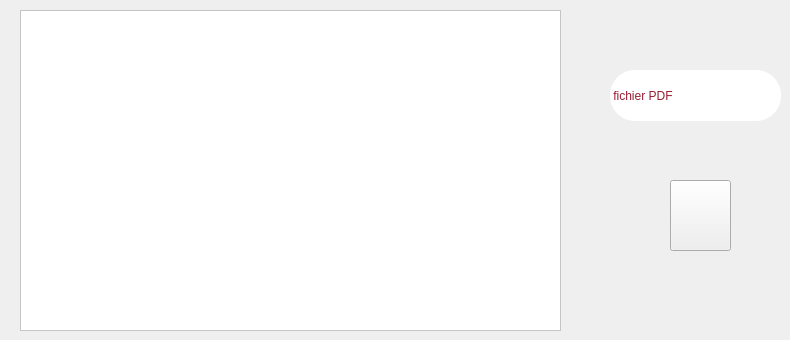
          <widget class="QWidget" name="tab_18">
           <attribute name="title">
            <string>fichier</string>
           </attribute>
           <widget class="QTextEdit" name="textEdit">
            <property name="geometry">
             <rect>
              <x>20</x>
              <y>10</y>
              <width>541</width>
              <height>321</height>
             </rect>
            </property>
            <property name="styleSheet">
             <string notr="true">background-color:white;</string>
            </property>
           </widget>
           <widget class="QLabel" name="label_39">
            <property name="geometry">
             <rect>
              <x>610</x>
              <y>70</y>
              <width>171</width>
              <height>51</height>
             </rect>
            </property>
            <property name="styleSheet">
             <string notr="true">QLabel{

font: 63 11pt &quot;Lucida Sans Typewriter&quot;;
background-color:white;
border-radius:25px;
color:#9B1C31;}



</string>
            </property>
            <property name="text">
             <string> fichier PDF</string>
            </property>
           </widget>
           <widget class="QPushButton" name="pd2">
            <property name="geometry">
             <rect>
              <x>670</x>
              <y>180</y>
              <width>61</width>
              <height>71</height>
             </rect>
            </property>
            <property name="text">
             <string/>
            </property>
            <property name="icon">
             <iconset resource="RES.qrc">
              <normaloff>:/Downloads/pdf.png</normaloff>:/Downloads/pdf.png</iconset>
            </property>
            <property name="iconSize">
             <size>
              <width>64</width>
              <height>64</height>
             </size>
            </property>
           </widget>
          </widget>
